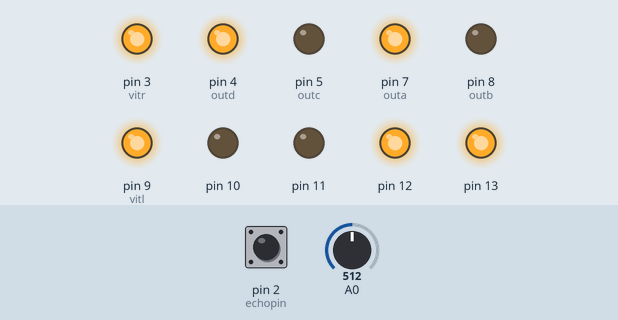
Bench run of a sketch on a simulated Arduino Uno, built with avr-gcc and run on an emulated ATmega328P. Parts: output pins drawn as LEDs (lit = HIGH). Inputs (shaded band) come from the test bench; at power-on: A0 = 512, pin 2 (echopin) LOW. Pins used as bus, display or sensor lines are not drawn.

Above: at 1.2 s.
1.3 s: A0 set to 0
At 2.4 s:
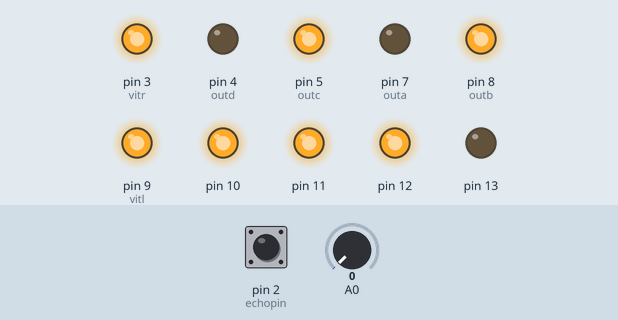
5.5 s: A0 set to 70
At 6.5 s:
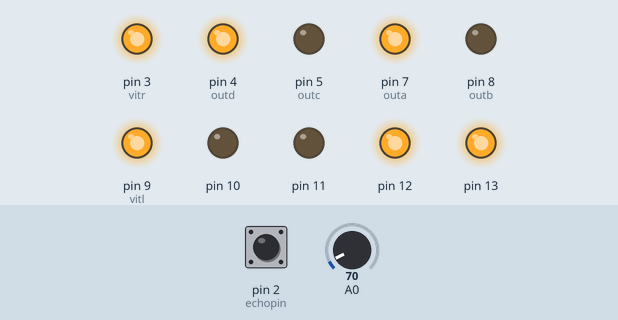
7.0 s: A0 set to 0
At 10.3 s:
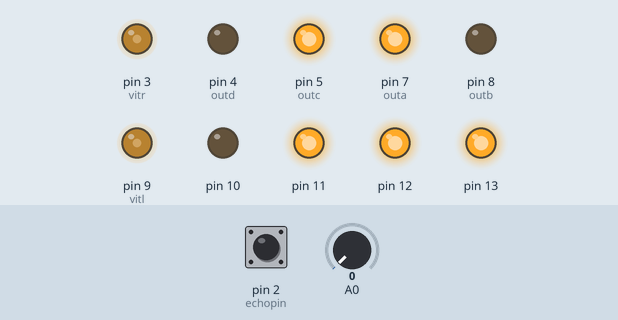
11.0 s: A0 set to 122
At 12.1 s:
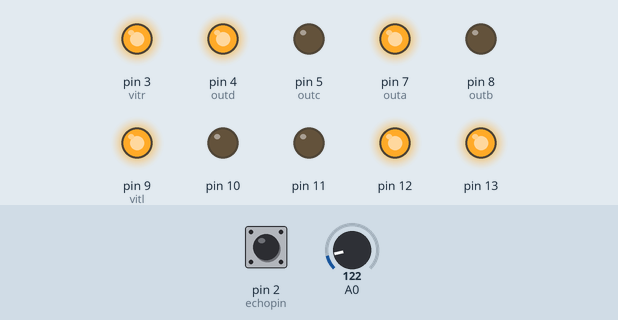
12.5 s: pin 2 (echopin) pulsed HIGH 2 times (0.12 s each, 0.3 s apart)
At 13.3 s:
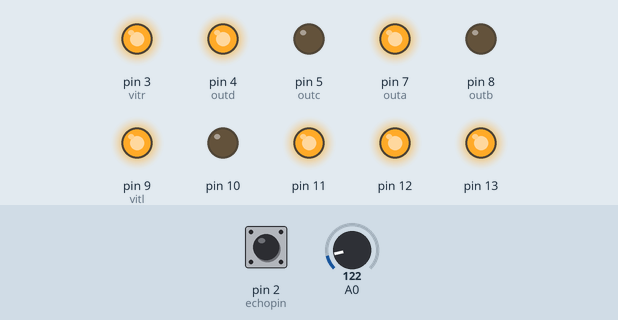
Timing chart, 0 to 15.9 s (numbered marks = the images above; inputs shaded):
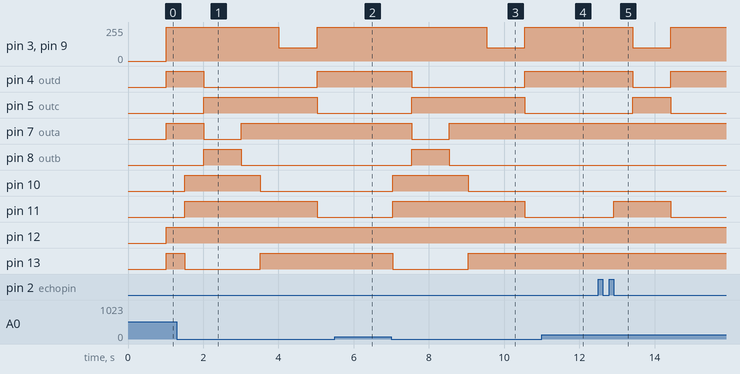

The sketch:

source_code.ino
```cpp
int outa=7;
int outb=8;
int outc=5;
int outd=4;
int vitr=3;
int vitl=9;

//ultrason const
const int trigpin=1;
const int echopin=2;
long duration;
int distance;

void setup()  {
    pinMode(outa,OUTPUT);
    pinMode(outb,OUTPUT);
    pinMode(vitl,OUTPUT);
    pinMode(outd,OUTPUT);
    pinMode(outc,OUTPUT);
    pinMode(vitr,OUTPUT);

    //ultrason
    pinMode(trigpin,OUTPUT);
    pinMode(echopin,INPUT);

    //ledpins
    pinMode(10,OUTPUT);
    pinMode(11,OUTPUT);
    pinMode(12,OUTPUT);
    pinMode(13,OUTPUT);
}
void loop() {
    if(ultrason() <= 60) {
        forward();
        ledbleue();
        if(detectligne()) {
            ledrouge();
            backward();
            turn1();
            search();
        }
    } else {
        if( detectligne() ) {
            ledrouge();
            backward();
            turn1();
            search();
        } else {
            search();
        }
    }

//fin loop
}

void search() {
    ledvert();
    turn();
}

boolean detectligne() {
    int sensorValue = analogRead(A0);
    delay(1);
    if (sensorValue==0)
        return true;
    else
        return false;
}

void forward() {
    digitalWrite(outa,HIGH);
    digitalWrite(outb,LOW);
    analogWrite(vitl,255);

    digitalWrite(outd,HIGH);
    digitalWrite(outc,LOW);
    analogWrite(vitr,255);
}

void stopp() {
    digitalWrite(outa,LOW);
    digitalWrite(outb,LOW);

    digitalWrite(outc,LOW);
    digitalWrite(outd,LOW);
    delay(1000000);
}

void turn() {
    digitalWrite(outa,HIGH);
    digitalWrite(outb,LOW);
    analogWrite(vitl,100);

    digitalWrite(outc,HIGH);
    digitalWrite(outd,LOW);
    analogWrite(vitr,100);
//delay(1000);
}

void turn1() {
    digitalWrite(outa,HIGH);
    digitalWrite(outb,LOW);
    analogWrite(vitl,255);

    digitalWrite(outc,HIGH);
    digitalWrite(outd,LOW);
    analogWrite(vitr,255);
    delay(500);
}

void backward() {
    digitalWrite(outb,HIGH);
    digitalWrite(outa,LOW);
    analogWrite(vitl,255);

    digitalWrite(outc,HIGH);
    digitalWrite(outd,LOW);
    analogWrite(vitr,255);
    delay(1000);
}

int ultrason() {
    digitalWrite(trigpin,LOW);
    delay(2);

    digitalWrite(trigpin,HIGH);
    delay(10);
    digitalWrite(trigpin,LOW);

    duration=pulseIn(echopin,HIGH);
    distance=duration*0.034/2;

    return distance;

}

void ledrouge() {
    digitalWrite(12,HIGH);
    digitalWrite(11,HIGH);
    digitalWrite(13,LOW);
    digitalWrite(10,HIGH);
    delay(500);
}
void ledbleue() {
    digitalWrite(12,HIGH);
    digitalWrite(13,HIGH);
    digitalWrite(11,LOW);
    digitalWrite(13,HIGH);
    delay(500);
}

void ledvert() {
    digitalWrite(12,HIGH);
    digitalWrite(13,HIGH);
    digitalWrite(11,HIGH);
    digitalWrite(10,LOW);
    delay(500);
}
```

Measured:
- after the input at 1.3 s, pin 3 (vitr), pin 9 (vitl): 255/255 → 100/255 after 2.7 s, → 255/255 1.0 s later; pin 4 (outd): HIGH → LOW after 0.71 s, → HIGH 3.0 s later; pin 5 (outc): LOW → HIGH after 0.71 s, → LOW 3.0 s later; pin 7 (outa): HIGH → LOW after 0.71 s, → HIGH 1.0 s later; pin 8 (outb): LOW → HIGH after 0.71 s, → LOW 1.0 s later
- after the input at 5.5 s, pin 4 (outd), pin 7 (outa): stays HIGH (without the input it goes to LOW after 0.53 s); pin 5 (outc), pin 8 (outb): stays LOW (without the input it goes to HIGH after 0.53 s); pin 10, pin 11: stays LOW (without the input it goes to HIGH after 0.03 s); pin 13: stays HIGH (without the input it goes to LOW after 0.03 s)
- after the input at 7.0 s, pin 3 (vitr), pin 9 (vitl): 255/255 → 100/255 after 2.5 s, → 255/255 1.0 s later; pin 4 (outd): HIGH → LOW after 0.54 s, → HIGH 3.0 s later; pin 5 (outc): LOW → HIGH after 0.54 s, → LOW 3.0 s later; pin 7 (outa): HIGH → LOW after 0.54 s, → HIGH 1.0 s later; pin 8 (outb): LOW → HIGH after 0.54 s, → LOW 1.0 s later
- after the input at 11.0 s, pin 4 (outd), pin 7 (outa): stays HIGH (without the input it goes to LOW after 0.55 s); pin 5 (outc), pin 8 (outb): stays LOW (without the input it goes to HIGH after 0.55 s); pin 10, pin 11: stays LOW (without the input it goes to HIGH after 0.05 s); pin 13: stays HIGH (without the input it goes to LOW after 0.05 s)
- after the input at 12.5 s, pin 3 (vitr), pin 9 (vitl): 255/255 → 100/255 after 0.92 s, → 255/255 1.0 s later; pin 4 (outd): HIGH → LOW after 0.92 s, → HIGH 1.0 s later; pin 5 (outc): LOW → HIGH after 0.92 s, → LOW 1.0 s later; pin 11: LOW → HIGH after 0.42 s, → LOW 1.5 s later
